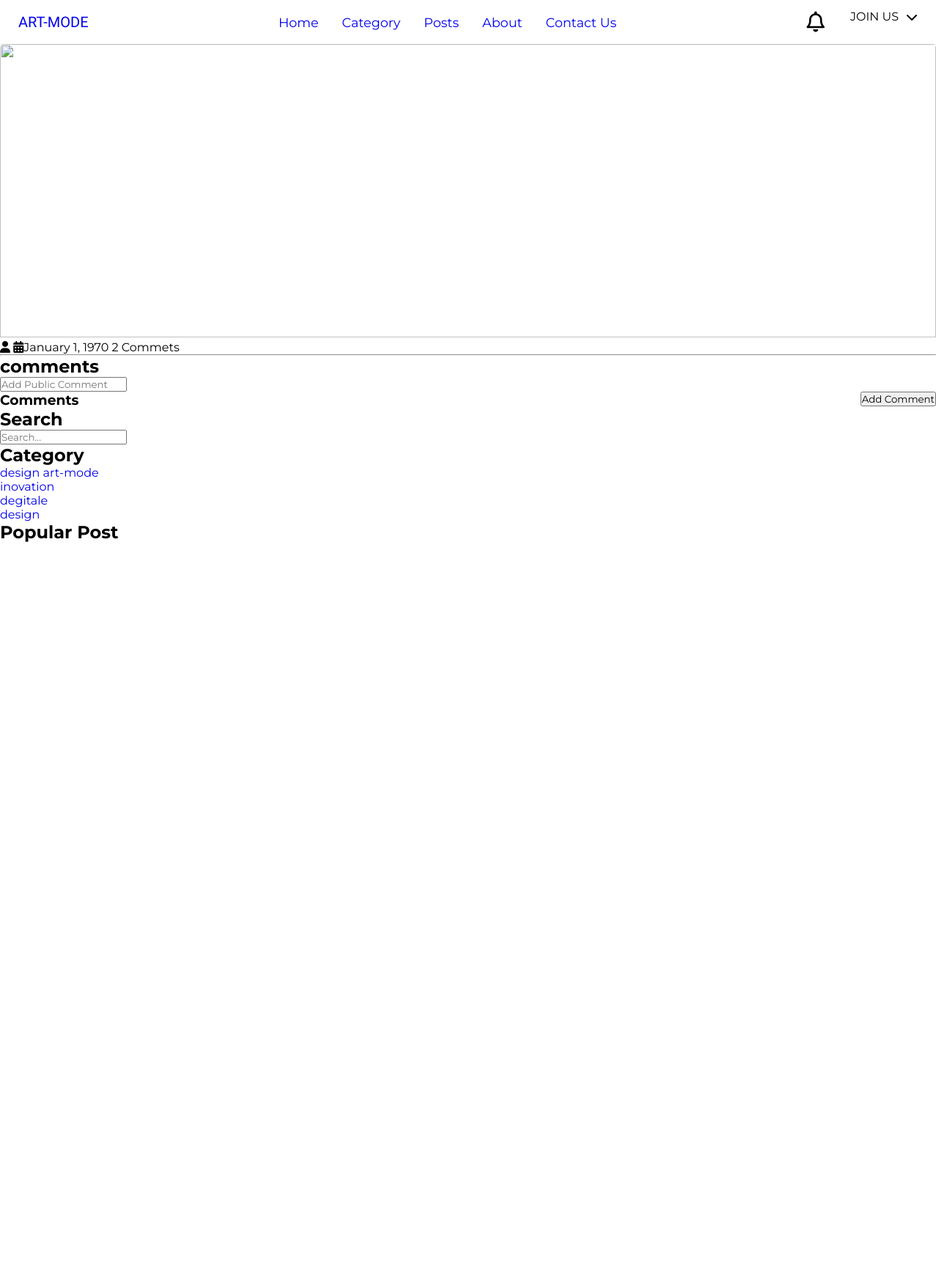
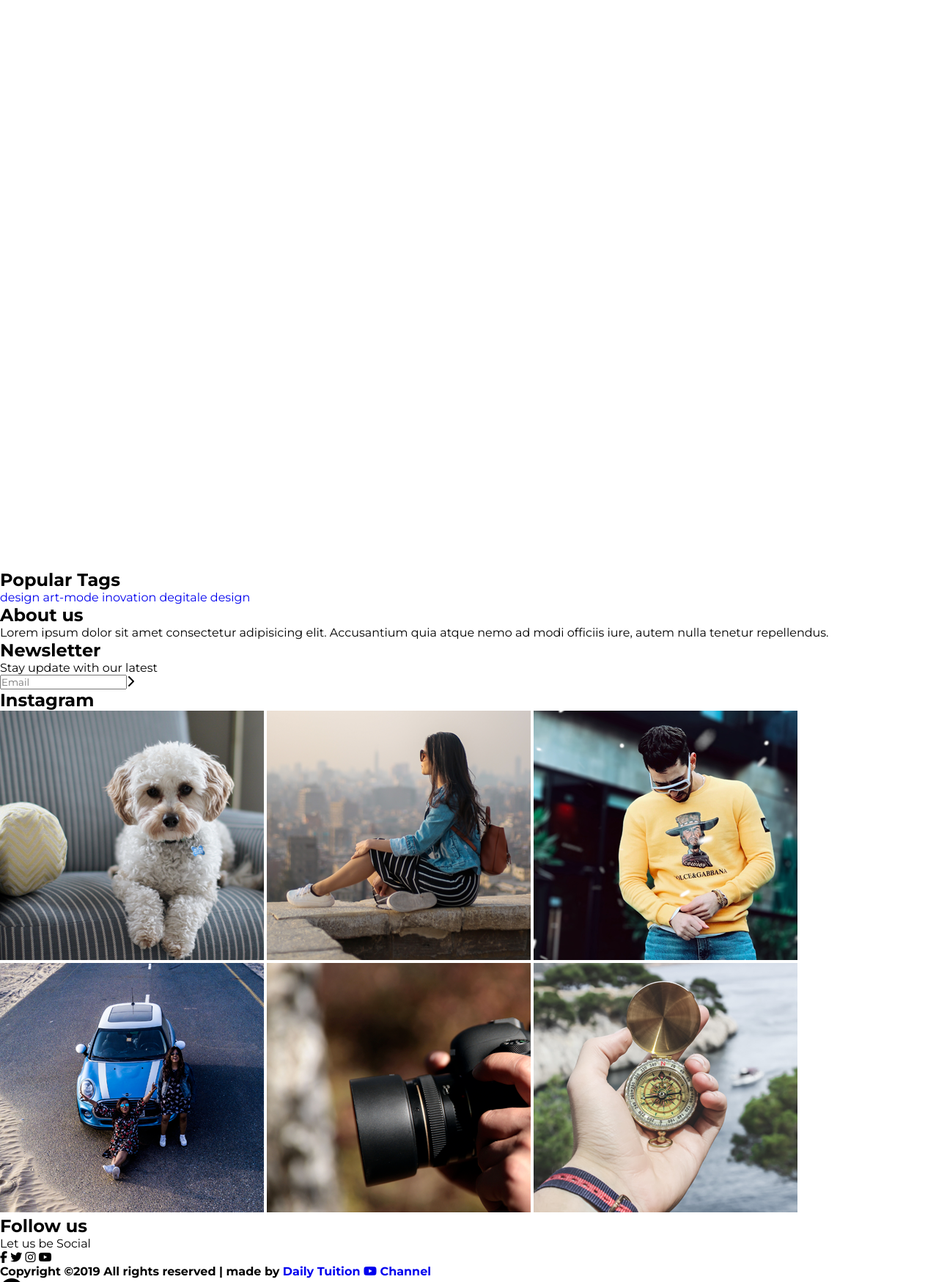
The page /single.php (upper part) on the database its author committed (2 pictures, top to bottom).
### tables this page shows
CREATE TABLE `topics` (
  `id` int(11) NOT NULL,
  `name` varchar(255) NOT NULL,
  `description` text NOT NULL
);

CREATE TABLE `posts` (
  `id` int(11) NOT NULL,
  `user_id` int(11) NOT NULL,
  `topic_id` int(11) DEFAULT NULL,
  `title` varchar(255) NOT NULL,
  `image` varchar(255) NOT NULL,
  `body` text NOT NULL,
  `published` tinyint(4) NOT NULL,
  `created_at` datetime NOT NULL DEFAULT current_timestamp()
);

### app/database/db.php (called while the page is built, shortened)
<?php
require('connect.php');
function executeQuery($sql, $data)
{
    global $conn;
    $stmt = $conn->prepare($sql);
    $values = array_values($data);
    $types = str_repeat('s', count($values));
    $stmt->bind_param($types, ...$values);
    $stmt->execute();
    return $stmt;
}
function selectAll($table, $conditions = [])
{
    global $conn;
    $sql = "SELECT * FROM $table";
    if (empty($conditions)) {
        $stmt = $conn->prepare($sql);
        $stmt->execute();
        $records = $stmt->get_result()->fetch_all(MYSQLI_ASSOC);
        return $records;
    } else {
        $i = 0;
        foreach ($conditions as $key => $value) {
            if ($i === 0) {
                $sql = $sql . " WHERE $key = ?";
            } else {
                $sql = $sql . " AND $key = ?";
            }
            $i++;
        }
        $stmt = executeQuery($sql, $conditions);
        $records = $stmt->get_result()->fetch_all(MYSQLI_ASSOC);
        return $records;
    }
}

### app/controllers/posts.php (called while the page is built, shortened)
<?php
include(ROOT_PATH . "/app/database/db.php");
$table = 'posts';
$topics = selectAll('topics');
$posts = selectAll($table);

### single.php (the view, shortened to what this page needs)
<?php
include(ROOT_PATH . "/app/controllers/posts.php");
$posts = selectAll('posts', ['published' => 1]);
$topics = selectAll('topics');
?>
<!DOCTYPE html>
<html lang="en">
<head>
  <link rel="stylesheet" href="assets/css/all.css">
  <link rel="stylesheet" href="assets/css/owl.carousel.min.css">
  <link rel="stylesheet" href="assets/css/owl.theme.default.min.css">
  <link rel="stylesheet" href="assets/css/aos.css">
  <link rel="stylesheet" href="assets/css/Style1.scss">
  <link rel="stylesheet" href="assets/css/headerStyle.css">
</head>
<body>
  <nav>
    <?php include(ROOT_PATH . "/app/includes/homeHeader.php"); ?>
  </nav>
  <main>
    <section class="container">
      <div class="site-content">
        <div class="posts">
          <div class="post-content" data-aos="zoom-in" data-aos-delay="200">
            <div class="post-image">
              <div>
                <img src="<?php echo BASE_URL . '/assets/images/' . $post['image']; ?>" class="img" style="height: 400px; width: 100%; border-top-left-radius: 5px; border-top-right-radius: 5px;" alt="">
              </div>
              <div class="post-info flex-row">
                <span><i class="fas fa-user text-gray"></i><?php echo $username; ?></span>
                <span><i class="fas fa-calendar-alt text-gray"></i><?php echo date('F j, Y', strtotime($post['created_at'])); ?></span>
                <span>2 Commets</span>
              </div>
            </div>
          </div>
          <hr>
          <h2>comments</h2>
          <?php include(ROOT_PATH . "/comments.php"); ?>
        </div>
        <aside class="sidebar">
          <div class="category">
            <ul class="search-div">
              <h2>Search</h2>
              <form action="index.php" method="post">
                <input type="text" name="search-term" class="text-input" placeholder="Search...">
              </form>
            </ul>
          </div>
          <div class="category">
            <h2>Category</h2>
            <ul class="category-list">
              <?php foreach ($topics as $key => $topic) : ?>
                <li class="list-items" data-aos="fade-left" data-aos-delay="100">
                  <a href="<?php echo BASE_URL . '/index.php?t_id=' . $topic['id'] . '&name=' . $topic['name'] ?>"><?php echo $topic['name']; ?></a>
                </li>
              <?php endforeach; ?>
            </ul>
          </div>
          <div class="popular-post">
            <h2>Popular Post</h2>
            <?php foreach ($posts as $post) : ?>
              <div class="post-content" data-aos="flip-up" data-aos-delay="200">
                <div class="post-image">
                  <div>
                    <img src="<?php echo BASE_URL . '/assets/images/' . $post['image']; ?>" class="img" alt="blog1">
                  </div>
                  <div class="post-info flex-row">
                    <span><i class="fas fa-calendar-alt text-gray"></i><?php echo date('F j, Y', strtotime($post['created_at'])); ?></span>
                    <span>2 Commets</span>
                  </div>
                </div>
                <div class="post-title">
                  <a href="single.php?id=<?php echo $post['id']; ?>"><?php echo html_entity_decode(substr($post['title'], 0, 50) . '...'); ?></a>
                </div>
              </div>
            <?php endforeach; ?>
          </div>
          <div class="popular-tags">
            <h2>Popular Tags</h2>
            <div class="tags flex-row">
              <?php foreach ($topics as $key => $topic) : ?>
                <span class="tag" data-aos="flip-up" data-aos-delay="100"><a href="<?php echo BASE_URL . '/index.php?t_id=' . $topic['id'] . '&name=' . $topic['name'] ?>"><?php echo $topic['name']; ?></a></span>
              <?php endforeach; ?>
            </div>
          </div>
        </aside>
      </div>
    </section>
  </main>
  <?php include(ROOT_PATH . "/app/includes/footer.php"); ?>
</body>
</html>

### assets/css/all.css (style rules this page uses)
.fa, .fas, .far, .fal, .fad, .fab { -moz-osx-font-smoothing: grayscale; -webkit-font-smoothing: antialiased; display: inline-block; font-style: normal; font-variant: normal; text-rendering: auto; line-height: 1; }
.fa-calendar-alt:before { content: "\f073"; }
.fa-user:before { content: "\f007"; }
.fa, .fas { font-family: 'Font Awesome 5 Free'; font-weight: 900; }

### assets/css/headerStyle.css (style rules this page uses)
* { margin: 0; padding: 0; text-decoration: none; list-style: none; box-sizing: border-box; font-family: 'Montserrat'; }

### rows shown on the page
topics: name "design art-mode"
topics: name "inovation"
topics: name "degitale"
topics: name "design"
posts: image (picture)
posts: image (picture)
posts: image (picture)
posts: image (picture)

### other values the page prints
date('F j, Y', strtotime($post['created_at'])) "January 1, 1970"
